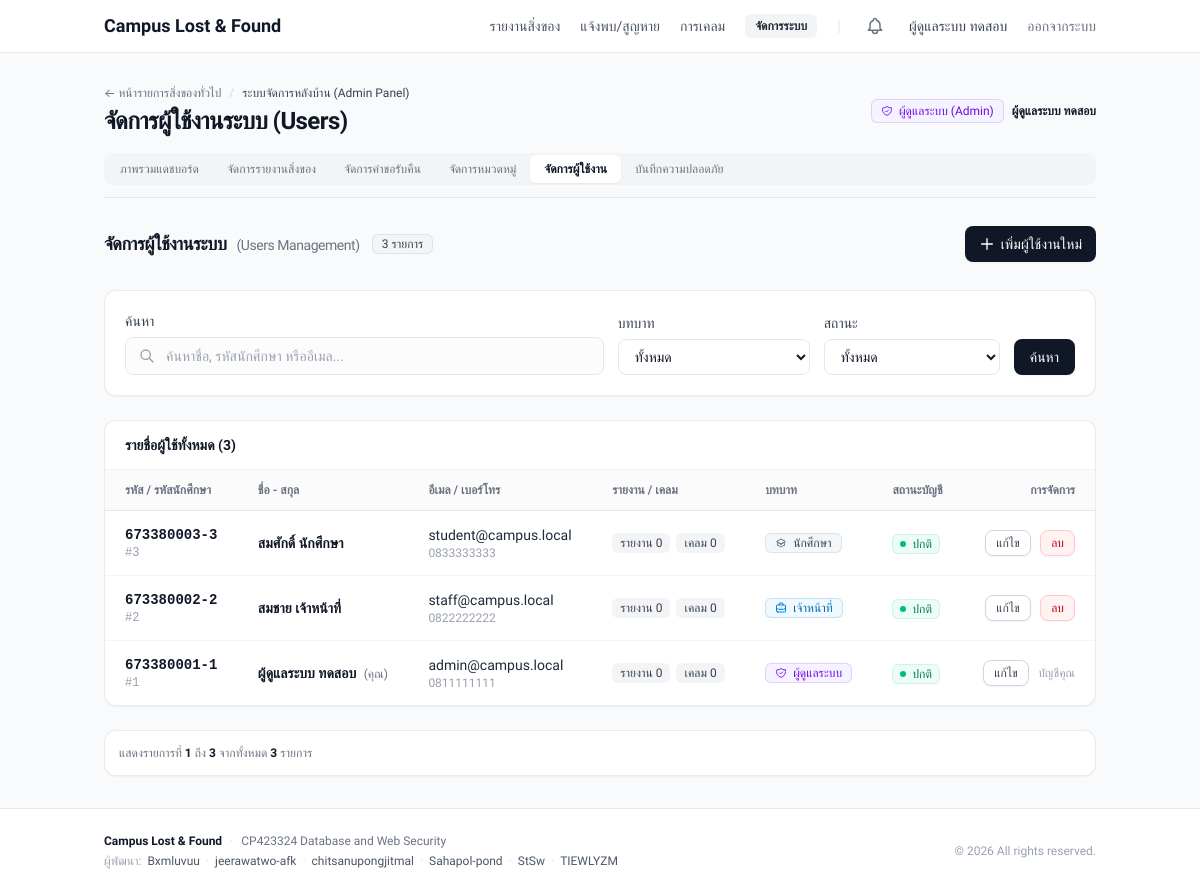
The page /admin/users.php (signed in) on the database its author committed.
### tables this page shows
CREATE TABLE `users` (
    `user_id` BIGINT UNSIGNED AUTO_INCREMENT PRIMARY KEY,
    `student_id` VARCHAR(50) NOT NULL UNIQUE,
    `full_name` VARCHAR(150) NOT NULL,
    `email` VARCHAR(255) NOT NULL UNIQUE,
    `phone` VARCHAR(30) NULL,
    `password_hash` VARCHAR(255) NOT NULL,
    `role` ENUM('student', 'staff', 'admin') NOT NULL DEFAULT 'student',
    `account_status` ENUM('active', 'inactive', 'suspended') NOT NULL DEFAULT 'active',
    `created_at` TIMESTAMP NOT NULL DEFAULT CURRENT_TIMESTAMP,
    `updated_at` TIMESTAMP NOT NULL DEFAULT CURRENT_TIMESTAMP ON UPDATE CURRENT_TIMESTAMP,
    INDEX `idx_users_role` (`role`),
    INDEX `idx_users_account_status` (`account_status`)
);

### public/admin/users.php (the view, shortened to what the rows shown need)
<?php
$connection = get_db_connection();
$current_user_id = (int) $_SESSION['user_id'];
$sql = 'SELECT u.user_id, u.student_id, u.full_name, u.email, u.phone, u.role, u.account_status, u.created_at,
               (SELECT COUNT(*) FROM item_reports WHERE reporter_id = u.user_id) AS total_reports,
               (SELECT COUNT(*) FROM claims WHERE claimant_id = u.user_id) AS total_claims
        FROM users u WHERE 1=1';
$where_sql = '';
$where_types = '';
$where_params = [];
$items_per_page = 10;
$current_page = max(1, (int) ($_GET['page'] ?? 1));
$count_sql = 'SELECT COUNT(*) AS total FROM users u WHERE 1=1' . $where_sql;
$c_stmt = $connection->prepare($count_sql);
$c_stmt->execute();
$total_items = (int) ($c_stmt->get_result()->fetch_assoc()['total'] ?? 0);
$total_pages = max(1, (int) ceil($total_items / $items_per_page));
$current_page = min($current_page, $total_pages);
$offset = ($current_page - 1) * $items_per_page;
$sql .= $where_sql . ' ORDER BY u.user_id DESC LIMIT ? OFFSET ?';
$types = $where_types . 'ii';
$params = array_merge($where_params, [$items_per_page, $offset]);
$stmt = $connection->prepare($sql);
if ($params !== []) {
    $stmt->bind_param($types, ...$params);
}
$stmt->execute();
$users = $stmt->get_result()->fetch_all(MYSQLI_ASSOC);
$admin_page_heading = 'จัดการผู้ใช้งานระบบ (Users)';
render_header('จัดการผู้ใช้งานระบบ - Campus Lost & Found System');
?>
<div class="space-y-6">
    <?php require APP_PATH . '/views/admin/components/nav.php'; ?>
    <?php
    require APP_PATH . '/views/admin/components/crud_header.php';
    ?>
    <div class="overflow-hidden rounded-xl border border-gray-200/80 bg-white shadow-xs">
        <div class="overflow-x-auto">
            <table class="min-w-full divide-y divide-gray-200 text-left text-xs sm:text-sm">
                <thead class="bg-gray-50/70 text-gray-500 font-medium text-xs">
                    <tr>
                        <th class="px-5 py-3">รหัส / รหัสนักศึกษา</th>
                        <th class="px-5 py-3">ชื่อ - สกุล</th>
                        <th class="px-5 py-3">อีเมล / เบอร์โทร</th>
                        <th class="px-5 py-3">รายงาน / เคลม</th>
                        <th class="px-5 py-3">บทบาท</th>
                        <th class="px-5 py-3">สถานะบัญชี</th>
                        <th class="px-5 py-3 text-right">การจัดการ</th>
                    </tr>
                </thead>
                <tbody class="divide-y divide-gray-100">
                    <?php foreach ($users as $u): ?>
                        <?php $is_self = ((int) $u['user_id']) === $current_user_id; ?>
                        <tr class="transition hover:bg-gray-50/60">
                            <td class="px-5 py-3.5 whitespace-nowrap">
                                <div class="font-mono text-gray-900 font-semibold text-sm"><?= e($u['student_id']) ?></div>
                                <div class="text-xs text-gray-400 font-mono">#<?= (int) $u['user_id'] ?></div>
                            </td>
                            <td class="px-5 py-3.5 whitespace-nowrap font-semibold text-gray-900 text-sm">
                                <?= e($u['full_name']) ?>
                                <?php if ($is_self): ?>
                                    <span class="ml-1 text-xs text-gray-500 font-normal">(คุณ)</span>
                                <?php endif; ?>
                            </td>
                            <td class="px-5 py-3.5 whitespace-nowrap text-gray-600 text-xs sm:text-sm">
                                <div class="font-medium text-gray-800"><?= e($u['email']) ?></div>
                                <?php if (!empty($u['phone'])): ?>
                                    <div class="text-xs text-gray-400"><?= e($u['phone']) ?></div>
                                <?php endif; ?>
                            </td>
                            <td class="px-5 py-3.5 whitespace-nowrap text-gray-600 text-xs">
                                <div class="inline-flex items-center gap-1.5">
                                    <span class="rounded-md bg-gray-100 px-2 py-0.5 font-medium text-gray-700">รายงาน <?= (int) $u['total_reports'] ?></span>
                                    <span class="rounded-md bg-gray-100 px-2 py-0.5 font-medium text-gray-700">เคลม <?= (int) $u['total_claims'] ?></span>
                                </div>
                            </td>
                            <td class="px-5 py-3.5 whitespace-nowrap">
                                <?= render_role_badge($u['role']) ?>
                            </td>
                            <td class="px-5 py-3.5 whitespace-nowrap">
                                <?php if ($u['account_status'] === 'active'): ?>
                                    <span class="inline-flex items-center gap-1.5 rounded-md bg-emerald-50 px-2 py-0.5 text-xs font-medium text-emerald-700 ring-1 ring-inset ring-emerald-600/10">
                                        <span class="h-1.5 w-1.5 rounded-full bg-emerald-500"></span>
                                        ปกติ
                                    </span>
                                <?php else: ?>
                                    <span class="inline-flex rounded-md bg-gray-50 px-2 py-0.5 text-xs font-medium text-gray-500 ring-1 ring-inset ring-gray-200">
                                        <?= e($u['account_status']) ?>
                                    </span>
                                <?php endif; ?>
                            </td>
                            <td class="px-5 py-3.5 text-right whitespace-nowrap space-x-1.5">
                                <button
                                    type="button"
                                    data-id="<?= (int) $u['user_id'] ?>"
                                    data-studentid="<?= e($u['student_id']) ?>"
                                    data-name="<?= e($u['full_name']) ?>"
                                    data-email="<?= e($u['email']) ?>"
                                    data-phone="<?= e($u['phone'] ?? '') ?>"
                                    data-role="<?= e($u['role']) ?>"
                                    data-status="<?= e($u['account_status']) ?>"
                                    data-isself="<?= $is_self ? '1' : '0' ?>"
                                    onclick="editUserFromBtn(this)"
                                    class="rounded-lg border border-gray-300 bg-white px-2.5 py-1 text-xs font-medium text-gray-700 hover:bg-gray-50 transition shadow-xs cursor-pointer"
                                    title="แก้ไขข้อมูล บทบาท และสถานะบัญชี"
                                >
                                    แก้ไข
                                </button>
                                <?php if (!$is_self): ?>
                                    <button
                                        type="button"
                                        data-id="<?= (int) $u['user_id'] ?>"
                                        data-name="<?= e($u['full_name']) ?>"
                                        data-reports="<?= (int) $u['total_reports'] ?>"
                                        data-claims="<?= (int) $u['total_claims'] ?>"
                                        onclick="confirmDeleteUserFromBtn(this)"
                                        class="rounded-lg border border-red-200 bg-red-50 px-2.5 py-1 text-xs font-medium text-red-700 hover:bg-red-100 transition shadow-xs cursor-pointer"
                                        title="ลบบัญชีผู้ใช้"
                                    >
                                        ลบ
                                    </button>
                                <?php else: ?>
                                    <span class="text-xs text-gray-400 font-medium">บัญชีคุณ</span>
                                <?php endif; ?>
                            </td>
                        </tr>
                    <?php endforeach; ?>
                </tbody>
            </table>
        </div>
    </div>
</div>

### app/views/components/navbar.php (shortened to what the rows shown need)
<header class="border-b border-gray-200 bg-white">
    <div class="mx-auto flex max-w-5xl items-center justify-between px-4 py-3">
        <nav class="hidden md:flex md:items-center md:gap-5">
            <a href="/reports/index.php" class="text-xs sm:text-sm font-medium text-gray-600 hover:text-gray-900 transition">รายงานสิ่งของ</a>
            <a href="/reports/create.php" class="text-xs sm:text-sm font-medium text-gray-600 hover:text-gray-900 transition">แจ้งพบ/สูญหาย</a>
            <?php if (is_authenticated()): ?>
                <a href="/claims/index.php" class="text-xs sm:text-sm font-medium text-gray-600 hover:text-gray-900 transition">การเคลม</a>
            <?php endif; ?>
            <?php if (is_authenticated() && (has_auth_role('admin') || has_auth_role('staff'))): ?>
                <a href="/admin/index.php" class="inline-flex items-center gap-1.5 rounded-md bg-gray-100 px-2.5 py-1 text-xs font-semibold text-gray-800 hover:bg-gray-200 transition">
                    จัดการระบบ
                </a>
            <?php endif; ?>
            <span class="text-gray-200">|</span>
            <?php if (is_authenticated()): ?>
                <?php
                    $user = get_auth_user();
                ?>
                <a href="/notifications.php" class="relative inline-flex items-center text-gray-500 hover:text-gray-900 transition p-1" title="การแจ้งเตือน">
                </a>
                <a href="/auth/profile.php" class="text-xs sm:text-sm font-medium text-gray-700 hover:text-gray-900 transition">
                    <?= e($user['full_name']) ?>
                </a>
                <a href="/auth/logout.php" class="text-xs sm:text-sm font-medium text-gray-500 hover:text-rose-600 transition">ออกจากระบบ</a>
            <?php endif; ?>
        </nav>
    </div>
</header>

### app/views/admin/components/nav.php (shortened to what the rows shown need)
<?php
$user_role = (string) ($_SESSION['role'] ?? 'guest');
$is_admin = $user_role === 'admin';
?>
<div class="border-b border-gray-200 pb-3">
    <div class="flex flex-col gap-3 sm:flex-row sm:items-center sm:justify-between">
        <div>
            <h1 class="mt-1 text-2xl font-bold tracking-tight text-gray-900">
                <?= e($admin_page_heading ?? ($is_admin ? 'ระบบจัดการหลังบ้าน' : 'ระบบงานเจ้าหน้าที่')) ?>
            </h1>
        </div>
        <div class="flex items-center gap-2 text-xs">
            <?= render_role_badge($is_admin ? 'admin' : 'staff', true, true, 'py-1') ?>
            <span class="font-semibold text-gray-900"><?= e($_SESSION['full_name'] ?? 'ผู้ใช้งาน') ?></span>
        </div>
    </div>
</div>

### app/helpers/functions.php (shortened to what the rows shown need)
<?php
function e(?string $value): string
{
    return htmlspecialchars($value ?? '', ENT_QUOTES | ENT_SUBSTITUTE, 'UTF-8');
}
function render_header(string $title = 'Campus Lost and Found System'): void
{
    require APP_PATH . '/views/layouts/header.php';
}
function render_footer(): void
{
    require APP_PATH . '/views/layouts/footer.php';
}
function render_role_badge(?string $role, bool $withIcon = true, bool $includeEnLabel = false, string $extraClasses = ''): string
{
    $role = strtolower(trim((string) $role));
    switch ($role) {
        case 'admin':
            $label = $includeEnLabel ? 'ผู้ดูแลระบบ (Admin)' : 'ผู้ดูแลระบบ';
            $badgeClasses = 'bg-violet-50 text-violet-700 ring-violet-700/15';
            $iconColor = 'text-violet-600';
            $icon = '<svg class="h-3 w-3 ' . $iconColor . ' shrink-0" fill="none" viewBox="0 0 24 24" stroke="currentColor"><path stroke-linecap="round" stroke-linejoin="round" stroke-width="2" d="M9 12l2 2 4-4m5.618-4.016A11.955 11.955 0 0112 2.944a11.955 11.955 0 01-8.618 3.04A12.02 12.02 0 003 9c0 5.591 3.824 10.29 9 11.622 5.176-1.332 9-6.03 9-11.622 0-1.042-.133-2.052-.382-3.016z" /></svg>';
            break;
        case 'staff':
            $label = $includeEnLabel ? 'เจ้าหน้าที่ (Staff)' : 'เจ้าหน้าที่';
            $badgeClasses = 'bg-sky-50 text-sky-700 ring-sky-600/20';
            $iconColor = 'text-sky-600';
            $icon = '<svg class="h-3 w-3 ' . $iconColor . ' shrink-0" fill="none" viewBox="0 0 24 24" stroke="currentColor"><path stroke-linecap="round" stroke-linejoin="round" stroke-width="2" d="M21 13.255A23.931 23.931 0 0112 15c-3.183 0-6.22-.62-9-1.745M16 6V4a2 2 0 00-2-2h-4a2 2 0 00-2 2v2m4 6h.01M5 20h14a2 2 0 002-2V8a2 2 0 00-2-2H5a2 2 0 00-2 2v10a2 2 0 002 2z" /></svg>';
            break;
        case 'student':
        default:
            $label = $includeEnLabel ? 'นักศึกษา (Student)' : 'นักศึกษา';
            $badgeClasses = 'bg-slate-100/80 text-slate-700 ring-slate-500/15';
            $iconColor = 'text-slate-500';
            $icon = '<svg class="h-3 w-3 ' . $iconColor . ' shrink-0" fill="none" viewBox="0 0 24 24" stroke="currentColor"><path stroke-linecap="round" stroke-linejoin="round" stroke-width="2" d="M12 14l9-5-9-5-9 5 9 5z" /><path stroke-linecap="round" stroke-linejoin="round" stroke-width="2" d="M12 14l6.16-3.422a12.083 12.083 0 01.665 6.479A11.952 11.952 0 0012 20.055a11.952 11.952 0 00-6.824-2.998 12.078 12.078 0 01.665-6.479L12 14z" /></svg>';
            break;
    }
    $iconHtml = $withIcon ? $icon : '';
    $extra = $extraClasses !== '' ? ' ' . $extraClasses : '';
    return '<span class="inline-flex items-center gap-1.5 rounded-md px-2.5 py-0.5 text-xs font-medium ring-1 ring-inset ' . $badgeClasses . $extra . '">'
        . $iconHtml
        . e($label)
        . '</span>';
}

### rows shown on the page
users: full_name "ผู้ดูแลระบบ ทดสอบ", student "673380001-1", user_id "1", shows "(คุณ)", email "admin@campus.local", phone "0811111111", total_reports "0", total_claims "0", label "ผู้ดูแลระบบ", account_status "active" (drawn), shows "บัญชีคุณ"
users: student "673380003-3", user_id "3", full_name "สมศักดิ์ นักศึกษา", email "student@campus.local", phone "0833333333", total_reports "0", total_claims "0", label "นักศึกษา", account_status "active" (drawn)
users: student "673380002-2", user_id "2", full_name "สมชาย เจ้าหน้าที่", email "staff@campus.local", phone "0822222222", total_reports "0", total_claims "0", label "เจ้าหน้าที่", account_status "active" (drawn)

### other values the page prints
$admin_page_heading "จัดการผู้ใช้งานระบบ (Users)"
$label "ผู้ดูแลระบบ (Admin)"
$item['label'] "ภาพรวมแดชบอร์ด"
$item['label'] "จัดการรายงานสิ่งของ"
$item['label'] "จัดการคำขอรับคืน"
$item['label'] "จัดการหมวดหมู่"
$item['label'] "จัดการผู้ใช้งาน"
$item['label'] "บันทึกความปลอดภัย"
$crud_title "จัดการผู้ใช้งานระบบ"
$crud_subtitle "Users Management"
$crud_total "3"
$crud_create_label "เพิ่มผู้ใช้งานใหม่"
$total_items "3"
$start_item "1"
$end_item "3"
